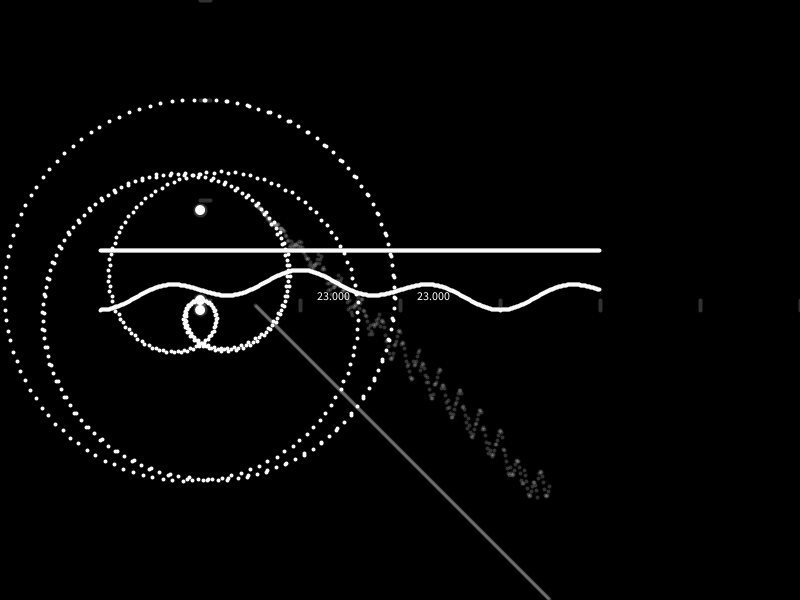
Frame 1 (no input)
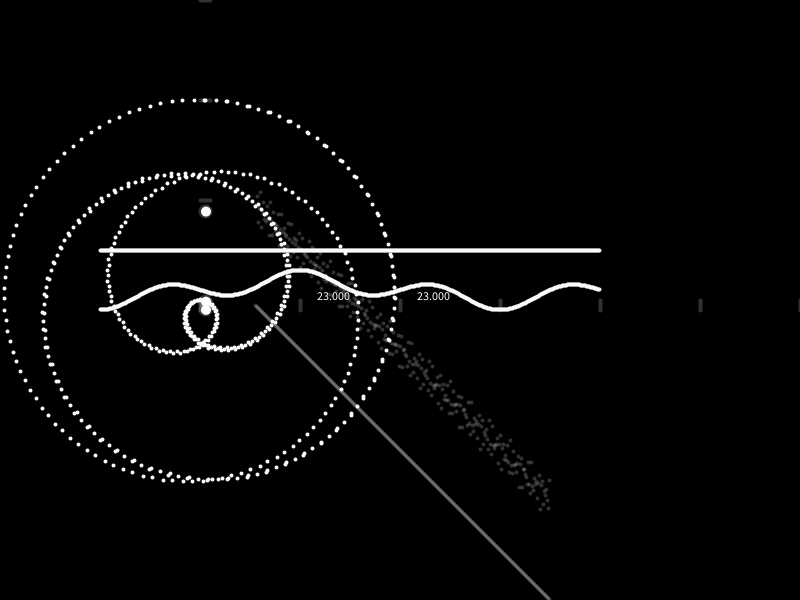
Frame 60 (the mouse pressed at the canvas centre just before this capture)
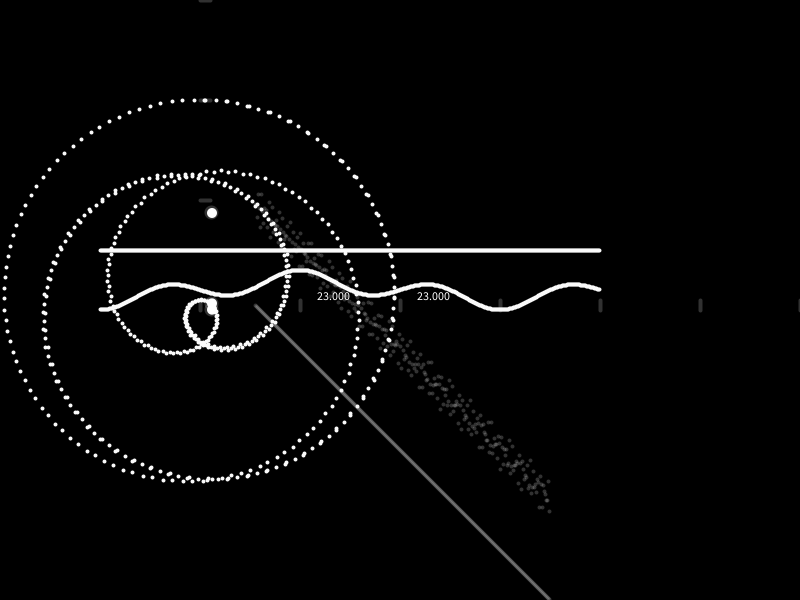
Frame 120 (the mouse held since frame 60 and released just before this capture)

The Processing sketch that drew these frames (run headless with seeded random() and noise(); from frame 60 on, the mouse is pressed at the canvas centre):

// Processing sketch: experiment55
// ── experiment55.pde
float xx,yy, x , y ,phi ,t,T,i;
void setup(){
  size(800,600);
  background( 0);
}int x1,y1,x2,y2=0;
void draw(){
  T=7;
  background(0 );
translate(200,300);
int start =5,finish=400;
i+=0.00005;
println(i);stroke(250,250,250);
strokeWeight(4 );
color col =color(250,0,0);
x=50;
y=-50;


xx=350;
yy=100;
//ellipse(x,y,10,10);

//ellipse(xx,yy,10,10);
//point(

x1=-100;x2=400;y1=0;y2=0;
int dx = x2 - x1;
int dy = y2 - y1;
for (int x = x1;x< x2;x++) {
 y = y1 + dy * (x - x1) / dx;
// point(x, y);
  point(200*cos(2*PI*radians( x)%45)*sin(TWO_PI * x / 400+i),y+200*sin(2*PI*radians( x)%45)*sin(TWO_PI * x / 400+i));
    //point(200*cos(2*PI*radians( x)%45),y+200*sin(2*PI*radians( x)%45));
   point(x,-50+y);
point(x,-10+( 20 * cos(TWO_PI * x / 200+i))* sin(TWO_PI * x / 400+i)+y );

}


//ellipse((gg+h),lo,40,40);


for (int t=start;t<xx-x;t+=1){
  //float x = amplitude * cos(TWO_PI * frameCount / period);
  stroke(250,250,250,50);
//float f =23 * sin(TWO_PI * yy+t/finish -i*xx);
float f =t;
point(x+(t%xx),t);
//point(t, 100 * cos(TWO_PI * t / 100+i));

//stroke(0,250,0);
point(t+x,-100+( 20 * cos(TWO_PI * t / 20+i))* sin(TWO_PI * t /i)+f  );
//stroke(250,250,0);
//point(t,100+( 10 * cos(TWO_PI * t / 300+i))+(23 * cos(TWO_PI * t / 500-i))  );
if(23 * cos(TWO_PI * t / 100)==23)text(23 * cos(TWO_PI * t / 100),t+15,0);
}

ellipse(i*2000, 23 * sin(TWO_PI * i*2000 / 500-i),10,10);
ellipse(i*2000, 10 * cos(TWO_PI * i*2000 / 300+i),10,10);
ellipse(i*2000,-100+( 10 * cos(TWO_PI *  i*2000 / 300+i))+(23 * sin(TWO_PI *  i*2000 / 500-i)),10,10);

//line(0,0,600,0);
for(int Ti=0;Ti<T+1;Ti++)line(Ti*100,10,Ti*100,0);
for(int Ti=0;Ti<T+1;Ti++)line(10,-Ti*100,0,-Ti*100);
}
